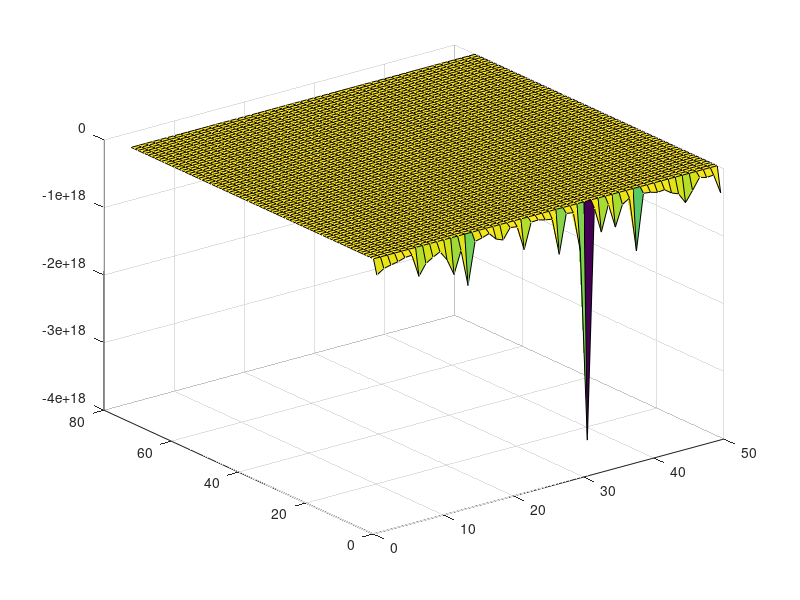

The MATLAB source for this figure:
clearvars
clearvars -GLOBAL
close all 


global C

C.q_0 = 1.60217653e-19;             % electron charge
    C.hb = 1.054571596e-34;             % Dirac constant
    C.h = C.hb * 2 * pi;                % Planck constant
    C.m_0 = 9.10938215e-31;             % electron mass
    C.kb = 1.3806504e-23;               % Boltzmann constant
    C.eps_0 = 8.854187817e-12;          % vacuum permittivity
    C.mu_0 = 1.2566370614e-6;           % vacuum permeability
    C.c = 299792458;                    % speed of light
    C.g = 9.80665;
    
    
L = 75;
W = 50;

G = sparse(L*W,L*W);

for i =1:1:L
    for j =1:1:W
        n = j+(i-1)*W;
        nxm = j+(i-2)*W;
        nxp = j+i*W;
        nyp = j+1+ (i-1)*W;
        nym = j-1+ (i-1)*W;
        
        if(i==1)
            G(n,:) = 0;
            G(n,n) = 1;
        elseif(i==L)
            G(n,:) = 0;
            G(n,n) = 0;
        elseif(j==1)
            G(n,:) = 0;
            G(n,n) = 1;
        elseif(j==W)
            G(n,:) = 0;
            G(n,n) = 1;
        else          
            G(n,:)=0;
            G(n,nxm) = 1; 
            G(n,nxp) = 1;
            G(n,nym) = 1;
            G(n,nyp) = 1;
            G(n,n) = -(G(n,nxm)+G(n,nxp)+G(n,nym)+G(n,nyp));
        end
    end
end

[V,D] = eigs(G);

%remap
Vs = zeros(L,W);
for i =1:1:L
    for j =1:1:W
        n=j+(i-1)*W;
        
        Vs(i,j) =V(n,1);
        %+V(n,2)+V(n,3)+V(n,4)+V(n,5)+V(n,6)
    end
end

%http://www.southampton.ac.uk/~feeg6002/lecturenotes/feeg6002_numerical_methods05.pdf

F = zeros(L,W);
F(1,:) =1;

Vs2 =F./Vs;

surf(Vs2);

